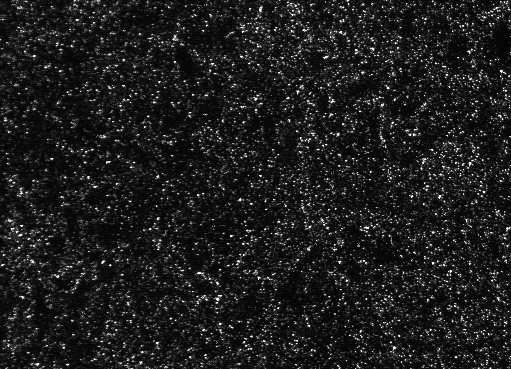
#> input picture openpiv/enaml/images/exp1_001_a.bmp, 511 x 369 px
$ python -i preprocess.py   (imports and definitions only)
#> lines starting #> are read from the running program, lines starting #| are printed output that depends on the picture; after the words box and inside, x2 and y2 are one past the last pixel; in counts of white or black regions, pixels touching at a corner belong together
#> further down, picture is the input picture: shape (369, 511); min 0, max 250, mean 29.4
"""This module contains image processing routines that improve
images prior to PIV processing."""

__licence_ = """
Copyright (C) 2011  www.openpiv.net

This program is free software: you can redistribute it and/or modify
it under the terms of the GNU General Public License as published by
the Free Software Foundation, either version 3 of the License, or
(at your option) any later version.

This program is distributed in the hope that it will be useful,
but WITHOUT ANY WARRANTY; without even the implied warranty of
MERCHANTABILITY or FITNESS FOR A PARTICULAR PURPOSE.  See the
GNU General Public License for more details.

You should have received a copy of the GNU General Public License
along with this program.  If not, see <http://www.gnu.org/licenses/>.
"""


from scipy.ndimage import median_filter, gaussian_filter, binary_fill_holes
from skimage import io, img_as_float, exposure, data, img_as_uint
from skimage.filters import sobel, rank, threshold_otsu
import numpy as np


def dynamic_masking(image,method='edges',filter_size=7,threshold=0.005):
    """ Dynamically masks out the objects in the PIV images

    Parameters
    ----------
    image: image
        a two dimensional array of uint16, uint8 or similar type

    method: string
        'edges' or 'intensity':
        'edges' method is used for relatively dark and sharp objects, with visible edges, on
        dark backgrounds, i.e. low contrast
        'intensity' method is useful for smooth bright objects or dark objects or vice versa,
        i.e. images with high contrast between the object and the background

    filter_size: integer
        a scalar that defines the size of the Gaussian filter

    threshold: float
        a value of the threshold to segment the background from the object
        default value: None, replaced by sckimage.filter.threshold_otsu value

    Returns
    -------
    image : array of the same datatype as the incoming image with the object masked out
        as a completely black region(s) of zeros (integers or floats).


    Example
    --------
    frame_a  = openpiv.tools.imread( 'Camera1-001.tif' )
    imshow(frame_a) # original

    frame_a = dynamic_masking(frame_a,method='edges',filter_size=7,threshold=0.005)
    imshow(frame_a) # masked

    """
#> called with method = 'edges', filter_size = 7, threshold = 0.005
    imcopy = np.copy(img_as_float(image))
    # stretch the histogram
    image = exposure.rescale_intensity(img_as_float(image), in_range=(0, 1))
    # blur the image, low-pass
    blurback = gaussian_filter(image,filter_size)
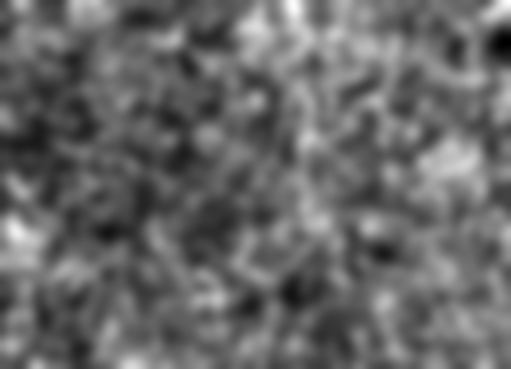
#> blurback: shape (369, 511) float64; min 0.0405, max 0.224, mean 0.115; drawn with min black and max white
    if method is 'edges':
        # identify edges
        edges = sobel(blurback)
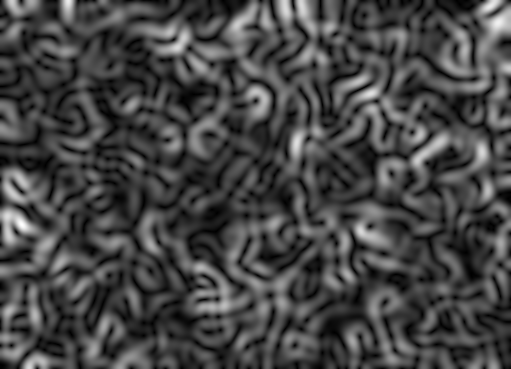
#> edges: shape (369, 511) float64; min 4.02e-06, max 0.0117, mean 0.00322; drawn with min black and max white
        blur_edges = gaussian_filter(edges,21)
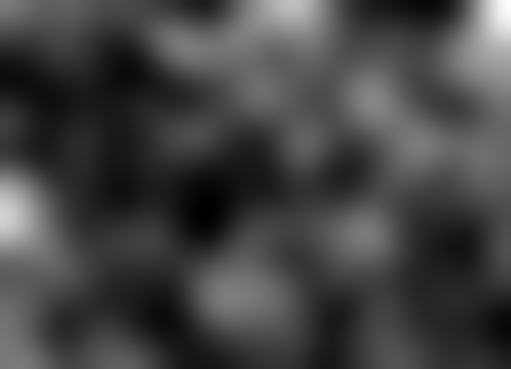
#> blur_edges: shape (369, 511) float64; min 0.00218, max 0.00613, mean 0.00322; drawn with min black and max white
        # create the boolean mask
        bw = (blur_edges > threshold)
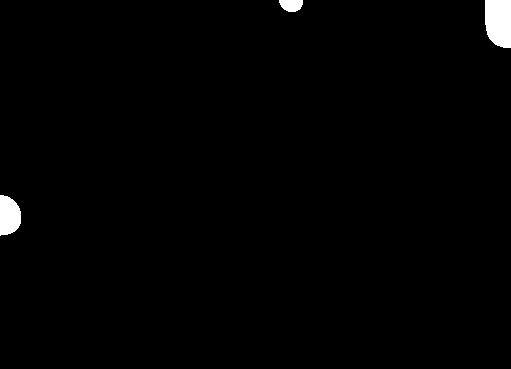
#> bw: shape (369, 511) bool; 1.1% white; 3 white regions, box (x1, y1, x2, y2) and area: (485, 0, 511, 48) 1130, (0, 195, 21, 236) 691, (279, 0, 303, 12) 233
        bw = binary_fill_holes(bw)
        imcopy -= blurback
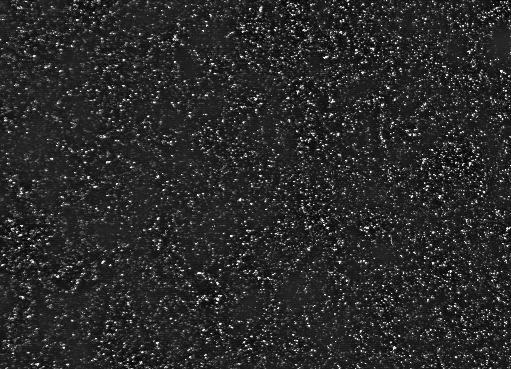
#> imcopy: shape (369, 511) float64; min -0.18, max 0.898, mean -1.37e-19; drawn with min black and max white
        imcopy[bw] = 0.0
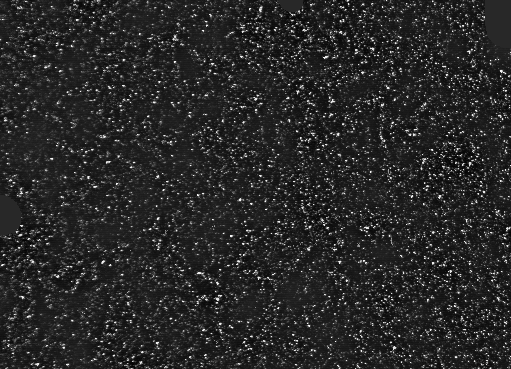
#> imcopy: shape (369, 511) float64; 1.09% of pixels changed, all inside (x1, y1, x2, y2) = (0, 0, 511, 236); drawn with min black and max white
    elif method is 'intensity':
        background = gaussian_filter(median_filter(image,filter_size),filter_size)
        imcopy[background > threshold_otsu(background)] = 0


    return imcopy #image

>>> import cv2
>>> picture = cv2.imread('enaml/images/exp1_001_a.bmp', cv2.IMREAD_GRAYSCALE)
>>> result = dynamic_masking(picture)

$ run again, on openpiv/enaml/images/exp1_001_b.bmp
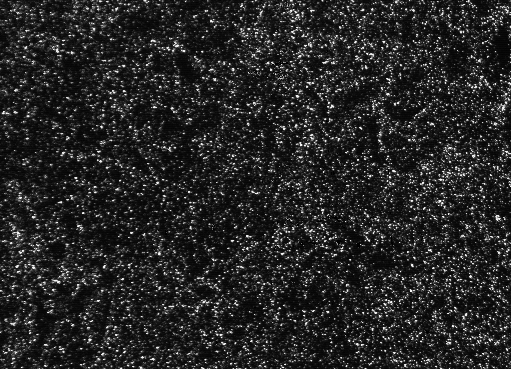
#> input picture openpiv/enaml/images/exp1_001_b.bmp, 511 x 369 px
#> picture is the input picture: shape (369, 511); min 0, max 249, mean 37.4
#> in dynamic_masking, `bw = (blur_edges > threshold)`:
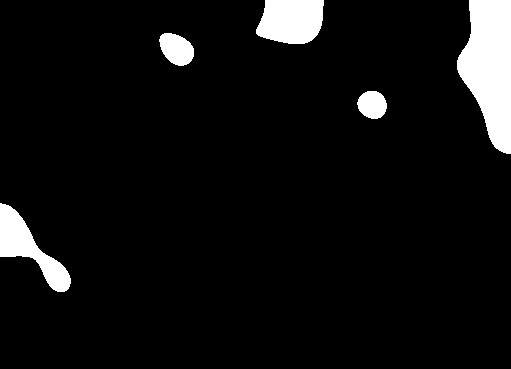
#> bw: shape (369, 511) bool; 6.4% white; 5 white regions, box (x1, y1, x2, y2) and area: (457, 0, 511, 154) 5760, (256, 0, 324, 44) 2505, (0, 203, 71, 292) 2311, (159, 33, 194, 66) 837, (357, 91, 387, 119) 650
#> in dynamic_masking, `imcopy[bw] = 0.0`:
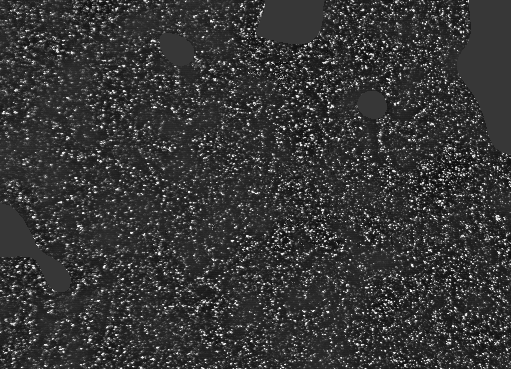
#> imcopy: shape (369, 511) float64; min -0.235, max 0.853, mean -8.07e-05; drawn with min black and max white
